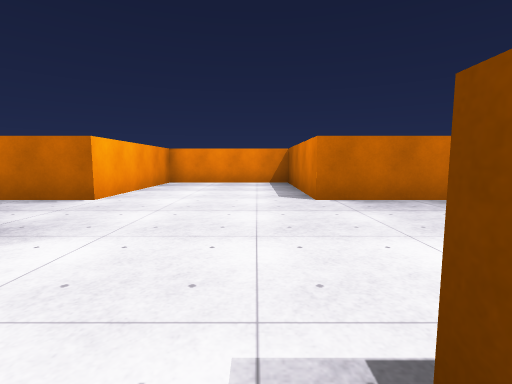
view 1 (above)

20 first-person views from a walk through a scene from a Unity 3-D project. The camera is 1.2 m above the floor, tilts 6° down and sees 85° across. The floor is counted in squares, 2 m on a side. Each view is taken from the middle of a square. On the plan, view 1 faces up. The plan holds only what a view shows up to about 9 squares ahead; the rest is blank. The player is left out. Some animated figures are left out. Surface patterns are stand-ins for the level's own textures.

view 2
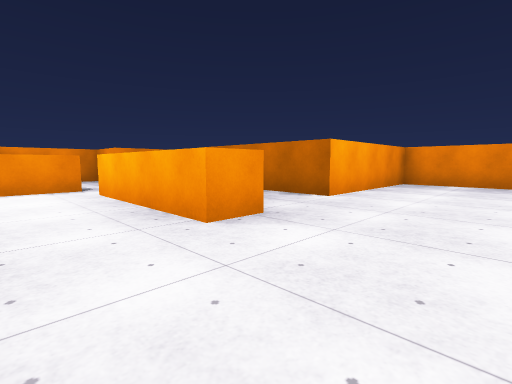

view 3
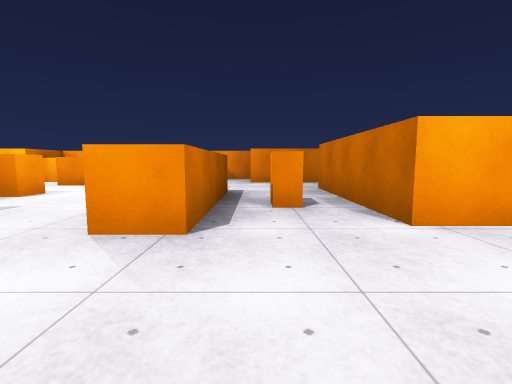

view 4
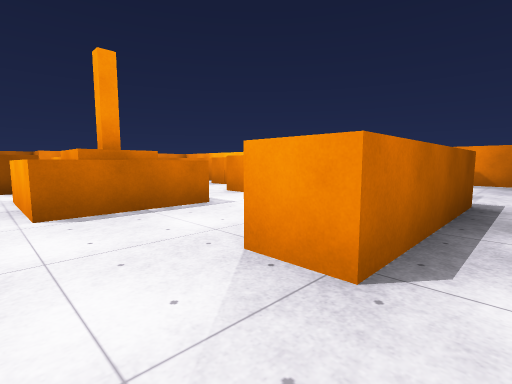

view 5
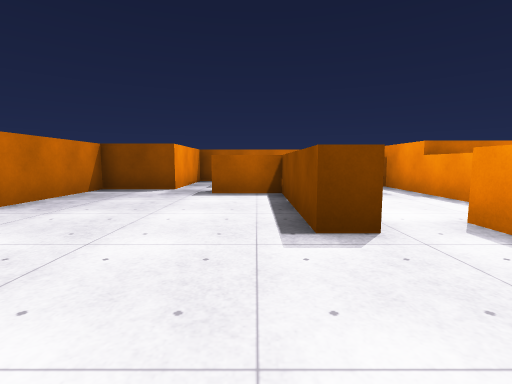

view 6
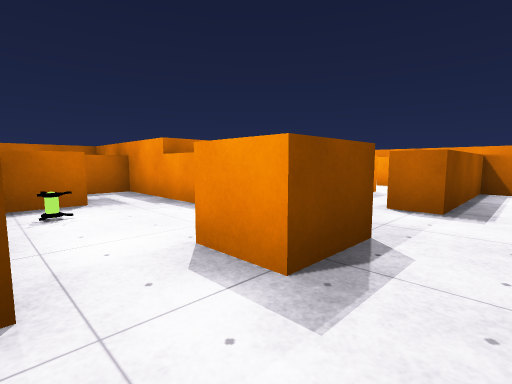

view 7
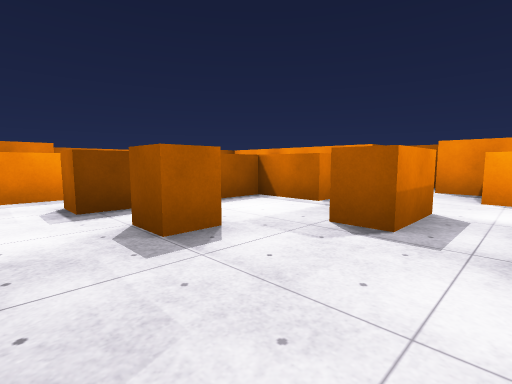

view 8
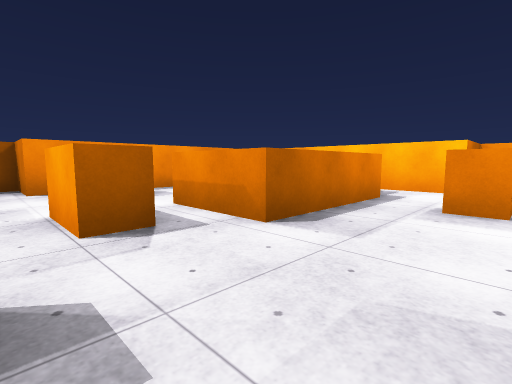

view 9
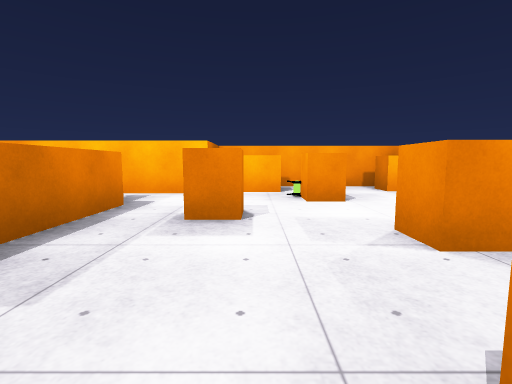

view 10
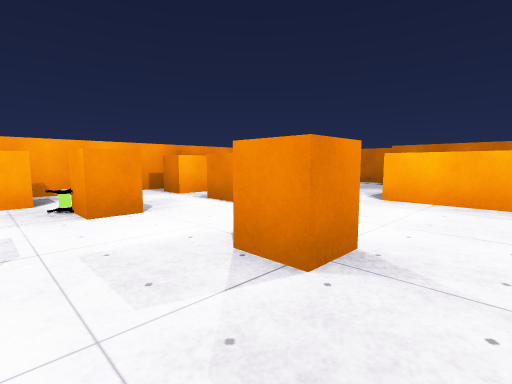

view 11
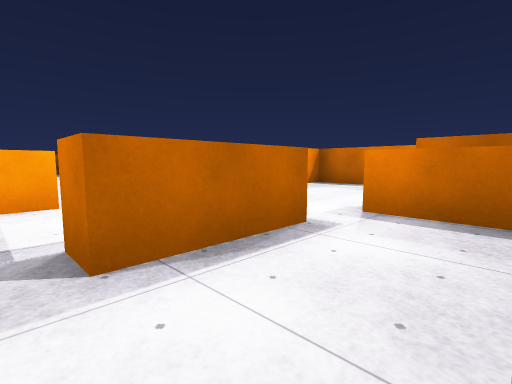

view 12
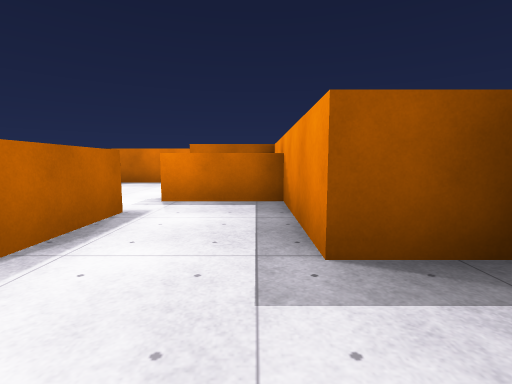

view 13
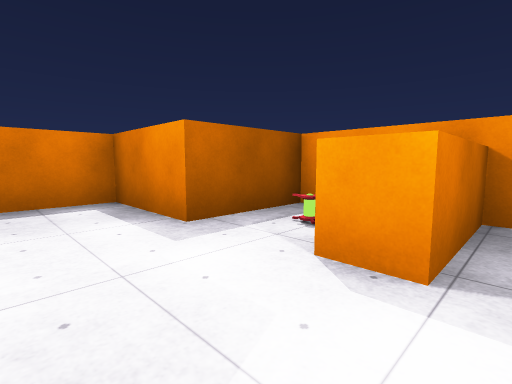

view 14
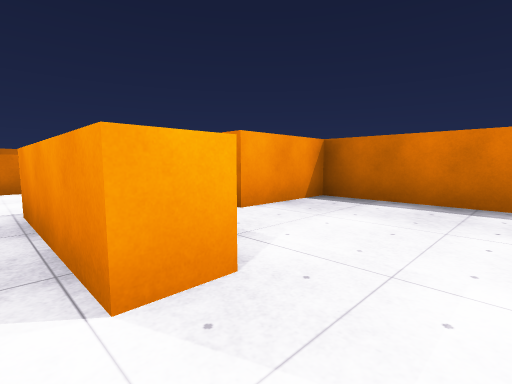

view 15
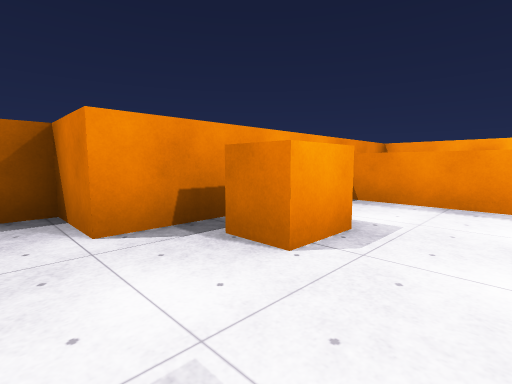

view 16
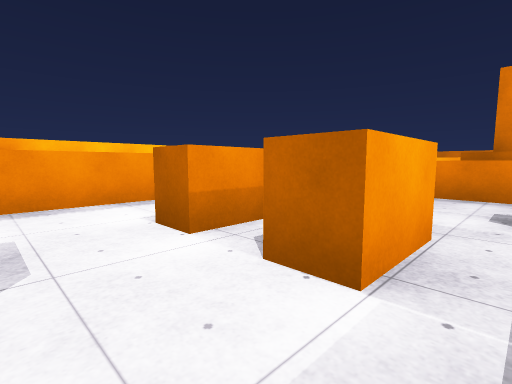

view 17
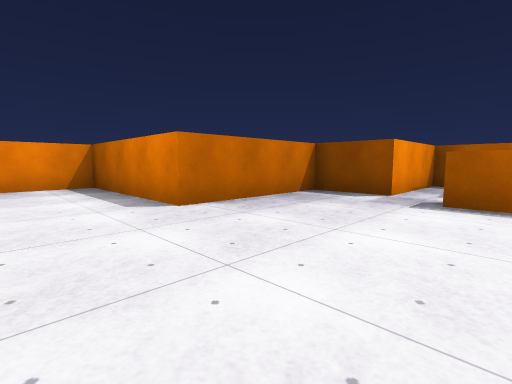

view 18
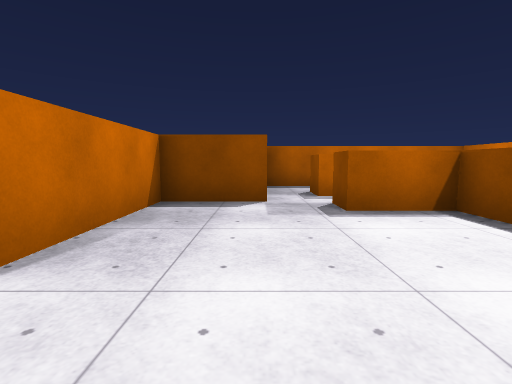

view 19
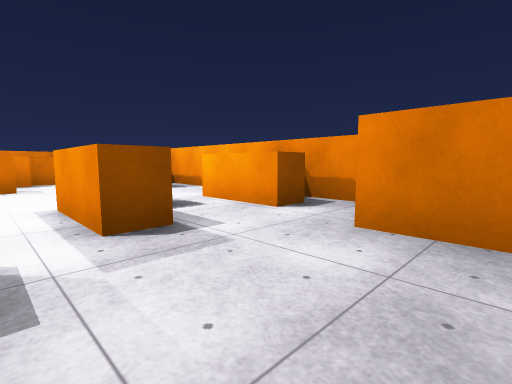

view 20
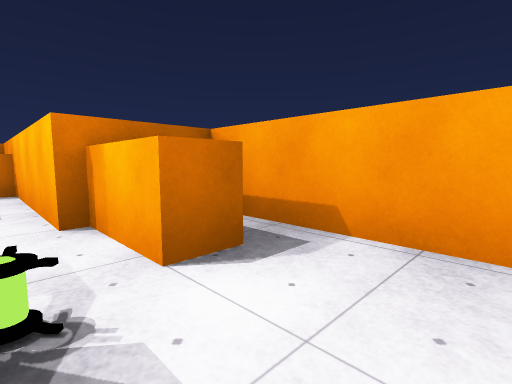

### Floor plan
Key: @ floor where view 1 was taken; # wall or solid block; . floor; ^ raised ledge; B battery.
Columns run from 11 left of view 1 to 7 right of it. Each row starts with its distance up from view 1.
  9         #####
  8         #...#
  7         #...#
  6   ####  #...#
  5   #..####...#####
  4   #.............#
  3 ###.............###
  2 #.....^^^.........#
  1 #^^.^..........^^^#
  0 #.^^^......@^^^^
 -1 #.....^.^^....B^
 -2 #..B....^^.^....^^#
 -3 #.^..^.......^^#
 -4 ##^......^.^.^.###
 -5   #.^^^^...^.^...#
 -6   #.^..^^..^.....#
 -7   #.^.....^^.....#
 -8   #^ ..^.....^B###
 -9   ##^........^.#
-10    ######.######
-11         ###

Where each view was taken, in squares from view 1:
view 1: 0 up, 0 right, facing up
view 2: 0 up, 0 right, facing up-left
view 3: 3 up, 0 right, facing left
view 4: 3 up, 1 left, facing down-left
view 5: 1 up, 2 left, facing right
view 6: 0 up, 1 left, facing down-right
view 7: 3 down, 4 left, facing down-right
view 8: 3 down, 2 left, facing down-left
view 9: 3 down, 3 left, facing left
view 10: 3 down, 4 left, facing up-left
view 11: 9 down, 2 left, facing up-right
view 12: 9 down, 3 left, facing right
view 13: 6 down, 1 right, facing down-right
view 14: 7 down, 1 right, facing up-right
view 15: 7 down, 2 left, facing down-left
view 16: 8 down, 2 left, facing up-left
view 17: 1 up, 1 left, facing up-right
view 18: 3 up, 0 right, facing right
view 19: 4 up, 6 left, facing down-left
view 20: 1 down, 8 left, facing down-left
